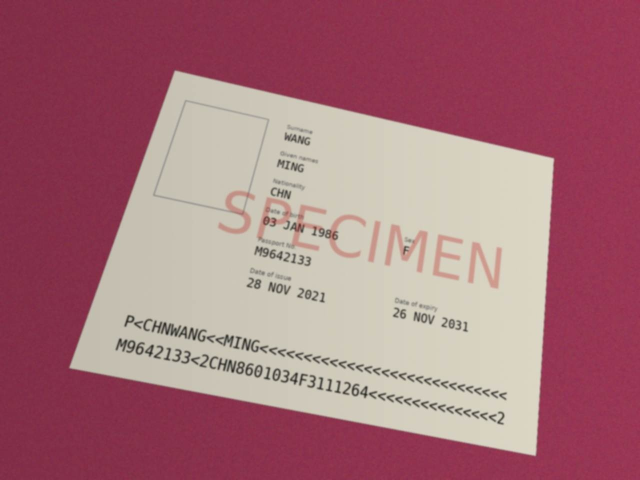
#> input picture data/synth/images/CHN_00000.jpg, 1280 x 960 px (shown at 1/2 size)
$ python -i quality.py   (imports and definitions only)   (older library calls are emulated)
#> lines starting #> are read from the running program, lines starting #| are printed output that depends on the picture; after the words box and inside, x2 and y2 are one past the last pixel; in counts of white or black regions, pixels touching at a corner belong together
### idpipe/locate.py
"""直接在照片中找 MRZ，再依 ICAO 9303 的版面比例推算資料頁範圍。

四角點偵測（detect.py）需要看到證件的四個邊；護照整本打開拍攝（上面一頁、手指、背景）時常找不到。
MRZ 則是 2～3 行等長、平行、緊鄰的深色等寬字，不論照片怎麼旋轉都很好找：
1. blackhat 凸顯淺底上的深色小字，以數種門檻（Otsu 與高百分位）各二值化一次。
2. 以 ROTATION_STEP 為間隔旋轉二值圖，每個角度用水平閉運算把同一行的字連成長條，
   找出 2 條（TD3 護照）或 3 條（TD1 卡片）長度相近、左緣對齊、間距合理，且每條由至少 MIN_GLYPHS 個
   獨立字形組成的長條（排除護照疊起來的頁緣線這類連續線條）。
3. 字距固定每字 2.54 mm，所以由 MRZ 寬度得到「每毫米幾像素」，再依頁面尺寸推算資料頁四角。

MRZ 與頁面邊緣的距離是用實拍台灣護照與移民署居留證樣張量測的（見 PAGE_GEOMETRY），
各國實際版面可能略有差異；推算出的頁面只用來拉正與裁切，MRZ 本身另有精確範圍。
"""
from __future__ import annotations

from dataclasses import dataclass

import cv2
import numpy as np

ROTATION_STEP = 5  # 度；每個角度的閉運算可容忍約 ±2.5° 的傾斜，再由 minAreaRect 修正
BLACKHAT_PERCENTILES = (90, 94, 97)  # 加上 Otsu；防偽底紋多時 Otsu 門檻太低，低解析度卡片則反過來
WORK_SIZE = 1200  # 長邊縮放到這個尺寸再找

# 格式 -> (頁寬 mm, 頁高 mm, MRZ 墨跡寬 mm, 最後一行中心到頁面底邊 mm)
# 墨跡寬 = 字數 × 2.54 mm 扣掉最後一格的空白；底邊距離為實測值
PAGE_GEOMETRY = {
    "TD3": (125.0, 88.0, 111.0, 7.8),
    "TD1": (85.6, 54.0, 75.4, 7.7),
}


@dataclass
class MrzLocation:
    format: str  # TD3 | TD1
    lines: list  # 每行的四角（原圖座標，沿文字方向：左上、右上、右下、左下）
    u: np.ndarray  # 文字行方向（單位向量，由左到右，假設證件正向）
    v: np.ndarray  # 垂直於行、指向頁面上方（假設證件正向）
    left: np.ndarray  # MRZ 左緣、最後一行中心的點（原圖座標）
    width: float  # MRZ 墨跡寬（像素）
    line_height: float  # 字高（像素）

    # [14 lines left out: function page_quad, not called in this run]

    def crop(self, image, char_h: int = 32, upright: bool = False, pad: float = 0.3):
        """把 MRZ 區塊轉成水平並裁切（灰階），縮放到字高 char_h 像素，四周留 pad 倍字高的邊。
        方向同 u／v（可能上下顛倒）；upright=True 表示影像已經轉正（例如拉正後的頁面），強制文字由左到右。"""
        pts = np.vstack([np.array(l) for l in self.lines])
        u, v = (self.u, self.v) if not upright or self.u[0] >= 0 else (-self.u, -self.v)
        pu, pv = pts @ u, pts @ v
        pad = pad * self.line_height
        x0, x1, y0, y1 = pu.min() - pad, pu.max() + pad, pv.min() - pad, pv.max() + pad
        k = char_h / max(self.line_height, 1.0)
        W, H = max(1, int((x1 - x0) * k)), max(1, int((y1 - y0) * k))
        src = np.array([u * x0 + v * y1, u * x1 + v * y1, u * x1 + v * y0], np.float32)
        dst = np.array([[0, 0], [W, 0], [W, H]], np.float32)
        gray = image if image.ndim == 2 else cv2.cvtColor(image, cv2.COLOR_BGR2GRAY)
        return cv2.warpAffine(gray, cv2.getAffineTransform(src, dst), (W, H), borderValue=255)

    # [4 lines left out: function _first_to_last, not called in this run]


MIN_GLYPHS = 8  # 一條 MRZ 長條內至少要有的獨立字形數；模糊時字會黏在一起，頁緣等連續線條只有 1～2 個元件


def _glyph_count(binary, cx, cy, length, thick):
    """長條範圍內、閉運算前的獨立字形數。MRZ 是一個個字；頁緣線、桌緣等連續線條只有一兩個元件。"""
    x0, x1 = int(max(0, cx - length / 2)), int(cx + length / 2) + 1
    y0, y1 = int(max(0, cy - thick / 2)), int(cy + thick / 2) + 1
    sub = binary[y0:y1, x0:x1]
    if sub.size == 0:
        return 0
    n, _, st, _ = cv2.connectedComponentsWithStats(sub, 8)
    return sum(1 for i in range(1, n) if st[i][3] >= 0.3 * thick and st[i][2] <= 2.5 * thick)


def _candidates(closed, binary, min_len):
    """閉運算後的長條：回傳 [(cx, cy, length, thickness, angle)]（旋轉後座標）。
    binary 為閉運算前的二值圖，用來確認長條是由一個個字組成（排除頁緣、桌緣等連續線條）。"""
    cnts, _ = cv2.findContours(closed, cv2.RETR_EXTERNAL, cv2.CHAIN_APPROX_SIMPLE)
    out = []
    for c in cnts:
        (cx, cy), (a, b), ang = cv2.minAreaRect(c)
        length, thick = max(a, b), min(a, b)
        if a < b:
            ang += 90
        ang = (ang + 90) % 180 - 90  # 轉成 -90～90，接近 0 表示水平
        if length >= min_len and thick > 0 and length / thick >= 10 and abs(ang) <= 8 \
                and _glyph_count(binary, cx, cy, length, thick) >= MIN_GLYPHS:
            out.append((cx, cy, length, thick, ang))
    return out


def _best_group(cands):
    """找 2 或 3 條長度相近、左緣對齊、間距合理的平行長條；回傳 (分數, 群組)。"""
    cands = sorted(cands, key=lambda c: c[1])
    best = (0.0, None)
    for n in (3, 2):
        for i in range(len(cands) - n + 1):
            g = cands[i:i + n]
            lens = [c[2] for c in g]
            thick = float(np.median([c[3] for c in g]))
            lefts = [c[0] - c[2] / 2 for c in g]
            gaps = np.diff([c[1] for c in g])
            if min(lens) / max(lens) < 0.85 or max(lefts) - min(lefts) > 0.06 * max(lens):
                continue
            if not all(1.1 * thick <= d <= 3.0 * thick for d in gaps):
                continue
            # MRZ 各行字高相同、行距固定；避免把上方的視覺區文字行算進來
            if max(c[3] for c in g) > 1.5 * min(c[3] for c in g) or (len(gaps) > 1 and max(gaps) > 1.25 * min(gaps)):
                continue
            if max(c[4] for c in g) - min(c[4] for c in g) > 3:
                continue
            # 長度 × 行數；TD1 三行的每行比 TD3 短，所以以行數加權
            score = sum(lens) * (1.15 if n == 3 else 1.0)
            if score > best[0]:
                best = (score, g)
    return best


def locate_mrz(image):
    """在照片中找 MRZ；找不到回傳 None。"""
    h, w = image.shape[:2]
    s = min(1.0, WORK_SIZE / max(h, w))
    small = cv2.resize(image, None, fx=s, fy=s, interpolation=cv2.INTER_AREA) if s < 1 else image
    gray = cv2.cvtColor(small, cv2.COLOR_BGR2GRAY)
    sh, sw = gray.shape
    k = max(9, int(0.02 * max(sh, sw)) | 1)
    bh = cv2.morphologyEx(gray, cv2.MORPH_BLACKHAT, cv2.getStructuringElement(cv2.MORPH_RECT, (k, k)))
    binaries = [cv2.threshold(bh, 0, 255, cv2.THRESH_BINARY + cv2.THRESH_OTSU)[1]]
    binaries += [((bh > np.percentile(bh, p)) * 255).astype(np.uint8) for p in BLACKHAT_PERCENTILES]

    diag = int(np.hypot(sh, sw)) + 2
    close_k = cv2.getStructuringElement(cv2.MORPH_RECT, (k, 3))
    open_k = cv2.getStructuringElement(cv2.MORPH_RECT, (3, 3))
    best = (0.0, None, None)
    for deg in range(0, 180, ROTATION_STEP):
        R = cv2.getRotationMatrix2D((sw / 2, sh / 2), deg, 1.0)
        R[:, 2] += [(diag - sw) / 2, (diag - sh) / 2]
        for binary in binaries:
            rb = cv2.warpAffine(binary, R, (diag, diag))
            closed = cv2.morphologyEx(cv2.morphologyEx(rb, cv2.MORPH_CLOSE, close_k), cv2.MORPH_OPEN, open_k)
            score, group = _best_group(_candidates(closed, rb, 0.18 * max(sh, sw)))
            if group and score > best[0]:
                best = (score, group, R)
    if best[1] is None:
        return None

    _, group, R = best
    return _finish(group, R, s)


def _finish(group, R, s):
    """把旋轉後座標的長條換回原圖座標。"""
    Rinv = cv2.invertAffineTransform(R)
    lines = []
    for cx, cy, length, thick, ang in group:
        box = cv2.boxPoints(((cx, cy), (length, thick), ang))  # 旋轉後座標
        box = sorted(box.tolist(), key=lambda p: p[0])
        left = sorted(box[:2], key=lambda p: p[1])
        right = sorted(box[2:], key=lambda p: p[1])
        quad = np.array([left[0], right[0], right[1], left[1]], dtype=np.float64)  # 左上、右上、右下、左下
        quad = (np.hstack([quad, np.ones((4, 1))]) @ Rinv.T) / s
        lines.append(quad)
    d = sum(l[1] - l[0] for l in lines)
    u = d / np.linalg.norm(d)
    v = np.array([u[1], -u[0]])  # 影像 y 軸向下：u 朝右時 v 朝上
    # 正反方向在這裡無法可靠判斷（MRZ 下方可能是條碼、手指或有紋路的背景），
    # 呼叫端用 page_quad(flipped=False/True) 各拉正一次，以 MRZ 檢查碼決定。
    height = float(np.mean([np.linalg.norm(l[3] - l[0]) for l in lines]))
    lines.sort(key=lambda l: -float(np.mean(l, 0) @ v))  # 第一行在最上方
    lines = [_reorder(l, u, v) for l in lines]
    pts = np.vstack(lines)
    lo, hi = float((pts @ u).min()), float((pts @ u).max())
    last_c = np.mean(lines[-1], 0)
    left = last_c + u * (lo - float(last_c @ u))
    return MrzLocation(format="TD1" if len(lines) == 3 else "TD3", lines=[l.tolist() for l in lines],
                       u=u, v=v, left=left, width=hi - lo, line_height=height)


def _reorder(quad, u, v):
    """四角依文字方向排成左上、右上、右下、左下。"""
    c = quad.mean(0)
    def key(p):
        return (float((p - c) @ u) > 0, float((p - c) @ v) < 0)
    order = {(False, False): 0, (True, False): 1, (True, True): 2, (False, True): 3}
    out = [None] * 4
    for p in quad:
        out[order[key(p)]] = p
    return np.array(out) if all(o is not None for o in out) else quad

### idpipe/quality.py
"""照片品質快速檢查（約 1 秒，不做 OCR）：辨識前先告訴使用者這張照片能不能用、該怎麼重拍。

門檻依合成資料（已知模糊程度與 MRZ 辨識結果）與實拍照片量測：
- 清晰度：MRZ 縮放到字高 32 像素後的 Laplacian 變異數。清晰的照片約 450～2900；最模糊的合成圖 18～350，
  其中多數仍讀得到 MRZ，所以偏低只警告，極低才判定不適用。
- 反光：MRZ 區塊內過曝（≥250）像素比例。讀不到 MRZ 的合成圖中，反光案例的過曝比例約 0.5。
- 光線均勻：MRZ 背景（去掉字）最暗處與最亮處的比例，依模擬逆光、陰影的照片量測。
- 字高：移民署居留證樣張 MRZ 字高 12 像素仍讀得到；實拍護照約 34～40 像素。
- 斜拍：由 MRZ 字形量測（見 perspective）。門檻依兩本正拍台灣護照模擬各種傾斜後跑完整流程：
  左右斜 30° 時 MRZ 姓氏讀錯一字而且沒被發現、上下斜 45° 起欄位開始讀錯，所以在這之前就判定不適用。
"""
from __future__ import annotations

import cv2
import numpy as np

from .locate import locate_mrz

MIN_CHAR_H = (10, 18)  # (不適用, 警告) 像素
MIN_SHARPNESS = (15, 60)
MAX_GLARE = (0.25, 0.05)
MIN_BRIGHTNESS = 70
# MRZ 背景亮度最暗處 ÷ 最亮處（去掉字之後）。正常照片與合成資料 ≥ 0.66；逆光約 0.6～0.7（辨識時會補救）；
# 陰影斜切過 MRZ 約 0.3～0.5，實拍護照在這種情況下 MRZ 讀不出來
MIN_EVEN_LIGHT = (0.45, 0.65)  # (不適用, 警告)
EDGE_MARGIN = 0.01  # MRZ 距離畫面邊緣少於這個比例：可能被切到
OCRB_ASPECT = 1.08  # OCR-B 字高 ÷ 字距（實拍台灣護照 1.076／1.079、居留證樣張 1.10）
MIN_ASPECT = (0.66, 0.80)  # (不適用, 警告)；上下斜拍約 43°／30°
MAX_PITCH_CHANGE = (1.65, 1.45)  # (不適用, 警告)；左右斜拍約 25～30°／20°


def perspective(image, loc):
    """由 MRZ 字形估計斜拍程度，回傳 (字高字距比, 字距漸變)；字形不夠時回傳 None。
    - 字高字距比：OCR-B 的字高與字距（每字 2.54 mm）是國際標準規定的，各國相同；除以 OCRB_ASPECT 後正拍約 1.0。
      上下方向斜拍時字被壓扁，比值變小。（合成資料不是 OCR-B 字型、比值偏大，不會被誤判成斜拍。）
    - 字距漸變：MRZ 字距固定，左右方向斜拍時近端字距大、遠端小；取一行兩端字距的比值，正拍約 1.0。與字型無關。
    模糊會讓字形變粗、字高字距比偏大，所以只用它判斷「變小」（上下斜拍）。"""
    crop = loc.crop(image, 40, pad=0.4)
    bw = cv2.threshold(crop, 0, 255, cv2.THRESH_BINARY_INV + cv2.THRESH_OTSU)[1]
    n, _, st, cen = cv2.connectedComponentsWithStats(bw, 8)
    comps = [(st[i][3], cen[i]) for i in range(1, n) if st[i][4] > 15 and 10 < st[i][3] < 80 and st[i][2] < 60]
    if len(comps) < 20:
        return None
    char_h = float(np.percentile([h for h, _ in comps], 80))
    comps.sort(key=lambda c: c[1][1])
    rows, row = [], [comps[0]]
    for c in comps[1:]:  # 依 y 分行
        if c[1][1] - row[-1][1][1] < 0.5 * char_h:
            row.append(c)
        else:
            rows.append(row)
            row = [c]
    rows.append(row)
    gaps, changes = [], []
    for r in rows:
        if len(r) < 12:
            continue
        x = np.sort([c[1][0] for c in r])
        g, mid = np.diff(x), (x[1:] + x[:-1]) / 2
        ok = (g > 0.7 * np.median(g)) & (g < 1.3 * np.median(g))  # 排除字黏在一起或斷開造成的異常間距
        gaps += list(g[ok])
        if ok.sum() >= 10:
            k, b = np.polyfit(mid[ok], g[ok], 1)
            ends = (k * x[0] + b, k * x[-1] + b)
            if min(ends) > 0:
                changes.append(max(ends) / min(ends))
    if len(gaps) < 10 or not changes:
        return None
    return char_h / float(np.median(gaps)) / OCRB_ASPECT, float(np.median(changes))


def check_photo(image) -> dict:
    """回傳 {"usable": bool, "checks": [{"key", "label", "status": ok|warn|fail, "message"}], "mrz_lines": [...]}。
    usable 為 False 表示有任何一項 fail，建議重拍（仍可強制辨識）。"""
    checks = []

    def add(key, label, status, message):
        checks.append({"key": key, "label": label, "status": status, "message": message})

    h, w = image.shape[:2]
    loc = locate_mrz(image)
    if loc is None:
        add("mrz", "MRZ", "fail", "找不到 MRZ（證件底部兩三行英數字）。請確認 MRZ 完整入鏡、沒有被手指或反光遮住。")
        return {"usable": False, "checks": checks, "mrz_lines": []}
    kind = "卡片（3 行）" if loc.format == "TD1" else "護照（2 行）"
    add("mrz", "MRZ", "ok", f"找到 MRZ：{kind}")

    pts = np.vstack([np.array(l) for l in loc.lines])
    mx, my = EDGE_MARGIN * w, EDGE_MARGIN * h
    if pts[:, 0].min() < mx or pts[:, 1].min() < my or pts[:, 0].max() > w - mx or pts[:, 1].max() > h - my:
        add("frame", "完整入鏡", "warn", "MRZ 貼近畫面邊緣，可能有字被切掉。")
    else:
        add("frame", "完整入鏡", "ok", "MRZ 完整在畫面內")

    ch = loc.line_height
    if ch < MIN_CHAR_H[0]:
        add("size", "解析度", "fail", f"MRZ 字高只有 {ch:.0f} 像素，太小。請靠近一點或用較高解析度拍攝。")
    elif ch < MIN_CHAR_H[1]:
        add("size", "解析度", "warn", f"MRZ 字高 {ch:.0f} 像素，偏小，可能讀錯。")
    else:
        add("size", "解析度", "ok", f"MRZ 字高 {ch:.0f} 像素")

    tilt = perspective(image, loc)
    if tilt is not None:
        aspect, change = tilt
        if aspect < MIN_ASPECT[0] or change > MAX_PITCH_CHANGE[0]:
            way = "上下" if aspect < MIN_ASPECT[0] else "左右"
            add("tilt", "拍攝角度", "fail", f"{way}方向斜拍太嚴重，容易讀錯而且不一定會被發現。請把手機放平、正對資料頁重拍。")
        elif aspect < MIN_ASPECT[1] or change > MAX_PITCH_CHANGE[1]:
            add("tilt", "拍攝角度", "warn", "有點斜拍，可能讀錯；可以的話請正對資料頁重拍。")
        else:
            add("tilt", "拍攝角度", "ok", "角度正常")

    crop = loc.crop(image, 32)
    sharp = cv2.Laplacian(crop, cv2.CV_64F).var()
    if sharp < MIN_SHARPNESS[0]:
        add("sharpness", "清晰度", "fail", f"影像很模糊（{sharp:.0f}）。請對焦在 MRZ、拿穩再拍。")
    elif sharp < MIN_SHARPNESS[1]:
        add("sharpness", "清晰度", "warn", f"影像偏模糊（{sharp:.0f}），可能讀錯。")
    else:
        add("sharpness", "清晰度", "ok", f"清晰（{sharp:.0f}）")

    glare = float((crop >= 250).mean())
    if glare > MAX_GLARE[0]:
        add("glare", "反光", "fail", f"MRZ 有 {glare:.0%} 過曝。請換個角度避開燈光反射。")
    elif glare > MAX_GLARE[1]:
        add("glare", "反光", "warn", f"MRZ 有 {glare:.0%} 過曝，部分字可能讀不到。")
    else:
        add("glare", "反光", "ok", "沒有明顯反光")

    bg = cv2.blur(cv2.morphologyEx(loc.crop(image, 32, pad=0.5), cv2.MORPH_CLOSE, np.ones((25, 25), np.uint8)), (15, 15))
    lo, hi = np.percentile(bg, [3, 97])
    even = float(lo / max(hi, 1.0))
    if even < MIN_EVEN_LIGHT[0]:
        add("shadow", "光線均勻", "fail", "MRZ 上有明顯陰影或一半很暗，容易讀錯。請避開手或手機的影子，在光線均勻的地方重拍。")
    elif even < MIN_EVEN_LIGHT[1]:
        add("shadow", "光線均勻", "warn", "MRZ 光線不均（逆光或局部陰影），系統會嘗試補救，但可能讀錯。")
    else:
        add("shadow", "光線均勻", "ok", "光線均勻")

    if float(crop.mean()) < MIN_BRIGHTNESS:
        add("light", "亮度", "warn", "MRZ 偏暗，建議在光線充足處拍攝。")
    else:
        add("light", "亮度", "ok", "亮度足夠")

    return {"usable": all(c["status"] != "fail" for c in checks), "checks": checks, "mrz_lines": loc.lines}

>>> import cv2
>>> picture = cv2.imread('../data/synth/images/CHN_00000.jpg')
#> picture is the input picture: shape (960, 1280, 3); mean B, G, R 121.7, 112.3, 167
>>> result = check_photo(picture)
#> in locate_mrz, `gray = cv2.cvtColor(small, cv2.COLOR_BGR2GRAY)`:
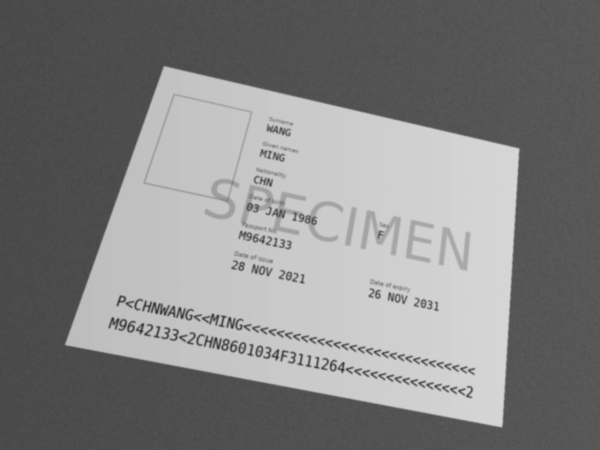
#> gray: shape (900, 1200) (shown at 1/2 size); min 35, max 217, mean 129.7
#> in locate_mrz, `bh = cv2.morphologyEx(gray, cv2.MORPH_BLACKHAT, cv2.getStructuringElem..`:
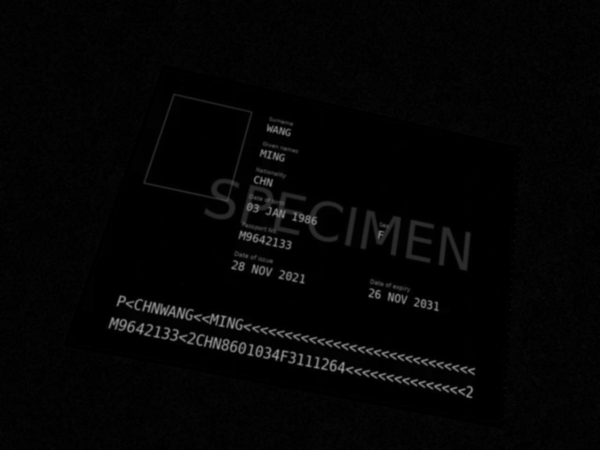
#> bh: shape (900, 1200) (shown at 1/2 size); min 0, max 165, mean 4.7
#> in locate_mrz, `binaries += [((bh > np.percentile(bh, p)) * 255).astype(np.uint8) for ..`: binaries = 4 items
#> after the loop in locate_mrz, `for deg in range(0, 180, ROTATION_STEP):`:
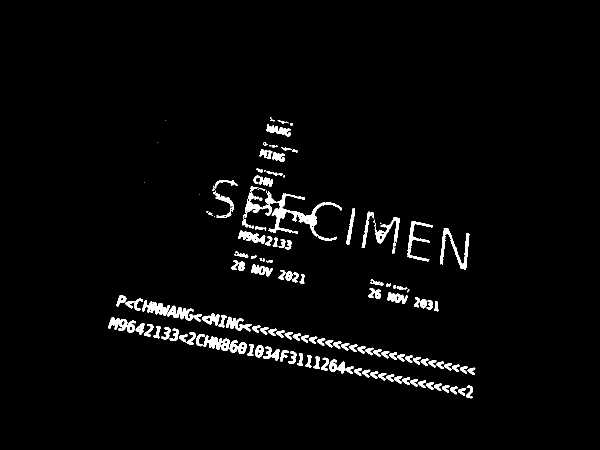
#> binary: shape (900, 1200) (shown at 1/2 size); 2.9% white; 150 white regions (18 under 20 px), largest, box (x1, y1, x2, y2) and area: (524, 383, 684, 482) 3076, (284, 601, 404, 643) 1766, (880, 456, 939, 540) 1233
#> after the loop in locate_mrz, `for deg in range(0, 180, ROTATION_STEP):`:
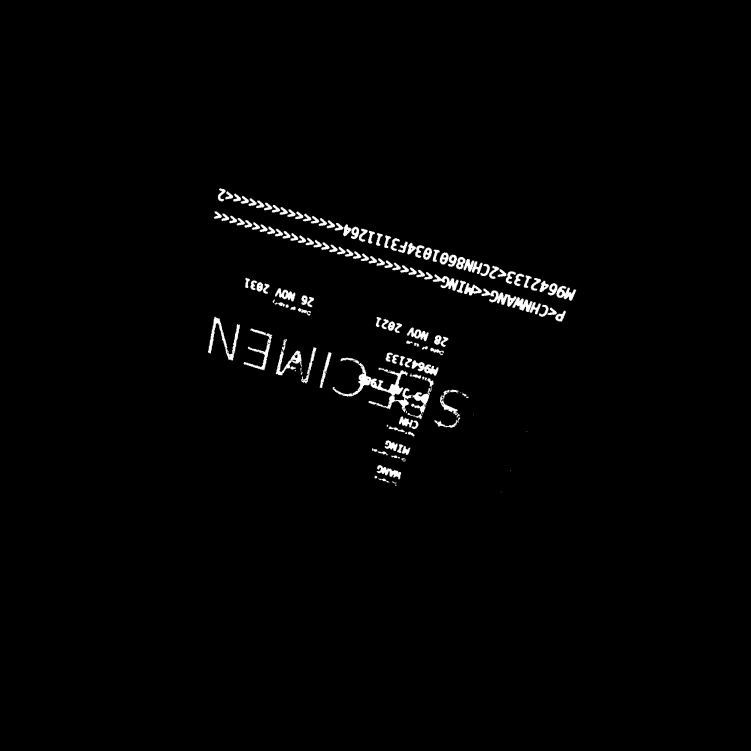
#> rb: shape (1502, 1502) (shown at 1/2 size); min 0, max 255, mean 3.5
#> in check_photo, `pts = np.vstack([np.array(l) for l in loc.lines])`: pts = [[252.3, 626.8], [1017.2, 777.1], [1011.9, 804.3], [246.9, 654.1], [234.3, 672.8], [1012.3, 822.8], [1006.8, 851.4], [228.7, 701.4]]
#> in check_photo, `ch = loc.line_height`: ch = 28.46
#> in perspective, `bw = cv2.threshold(crop, 0, 255, cv2.THRESH_BINARY_INV + cv2.THRESH_OT..`:
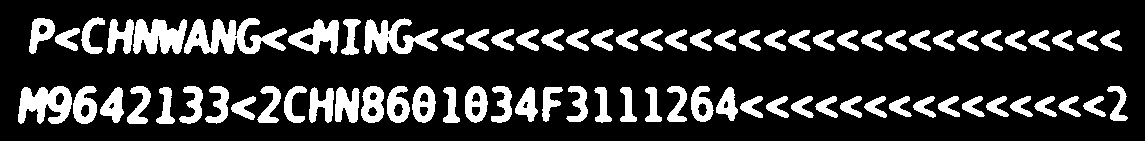
#> bw: shape (141, 1145); 19.7% white; 80 white regions, largest, box (x1, y1, x2, y2) and area: (184, 18, 287, 54) 1969, (364, 18, 438, 54) 1390, (18, 86, 72, 124) 1347
#> in perspective, `n, _, st, cen = cv2.connectedComponentsWithStats(bw, 8)`: n = 81; st = 81 rows, first 6: [0, 0, 1145, 141, 129586], [81, 17, 24, 37, 403], [29, 18, 26, 36, 510], [107, 19, 27, 35, 578], [133, 19, 54, 35, 1339], [184, 18, 103, 36, 1969]; cen = 81 pairs, first value 40.09 to 1117.9, second value 32.41 to 107.6
#> in perspective, `comps = [(st[i][3], cen[i]) for i in range(1, n) if st[i][4] > 15 and ..`: comps = 78 items, first 6: (37, [90.69, 35.36]), (36, [40.09, 32.41]), (35, [120.1, 35.81]), (35, [158.6, 36.32]), (35, [317.3, 36.24]), (36, [350.5, 36.47])
#> in perspective, `char_h = float(np.percentile([h for h, _ in comps], 80))`: char_h = 36
#> in perspective, `rows, row = [], [comps[0]]`: rows = []; row = [(36, [40.09, 32.41])]
#> the loop in perspective, `for c in comps[1:]:` made 77 passes
#> row on pass 35: [(35, [549.3, 100.9])]
#> after the loop in perspective, `for c in comps[1:]:`: rows = 1 item
#> the loop in perspective, `for r in rows:` made 2 passes
#> (k, b, ends) on passes 1 to 2: (-0.00275, 26.56, (26.45, 23.51)), (-0.00265, 26.83, (26.71, 23.86))
#> after the loop in perspective, `for r in rows:`: changes = [1.13, 1.12]; gaps = 71 values, max 29.38 at index 2, min 22.15 at index 47, mean 24.95
#> in check_photo, `tilt = perspective(image, loc)`: tilt = (1.36, 1.12)
#> in check_photo, `aspect, change = tilt`: aspect = 1.36; change = 1.12
#> call 2 of crop, with char_h = 32, upright = False, pad = 0.3
#> in crop (call 2), `return cv2.warpAffine(gray, cv2.getAffineTransform(src, dst), (W, H), ..`:
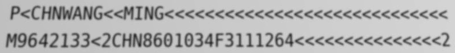
#> returned value: shape (106, 910) (shown at 1/2 size); min 35, max 216, mean 178.4
#> in check_photo, `sharp = cv2.Laplacian(crop, cv2.CV_64F).var()`: sharp = 102.1
#> in check_photo, `glare = float((crop >= 250).mean())`: glare = 0
#> in check_photo, `bg = cv2.blur(cv2.morphologyEx(loc.crop(image, 32, pad=0.5), cv2.MORPH..`:
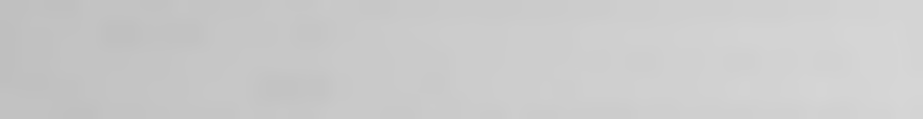
#> bg: shape (119, 923); min 191, max 214, mean 202.7
#> in check_photo, `lo, hi = np.percentile(bg, [3, 97])`: lo = 192; hi = 213
#> in check_photo, `even = float(lo / max(hi, 1.0))`: even = 0.901
#> result = 3 items
